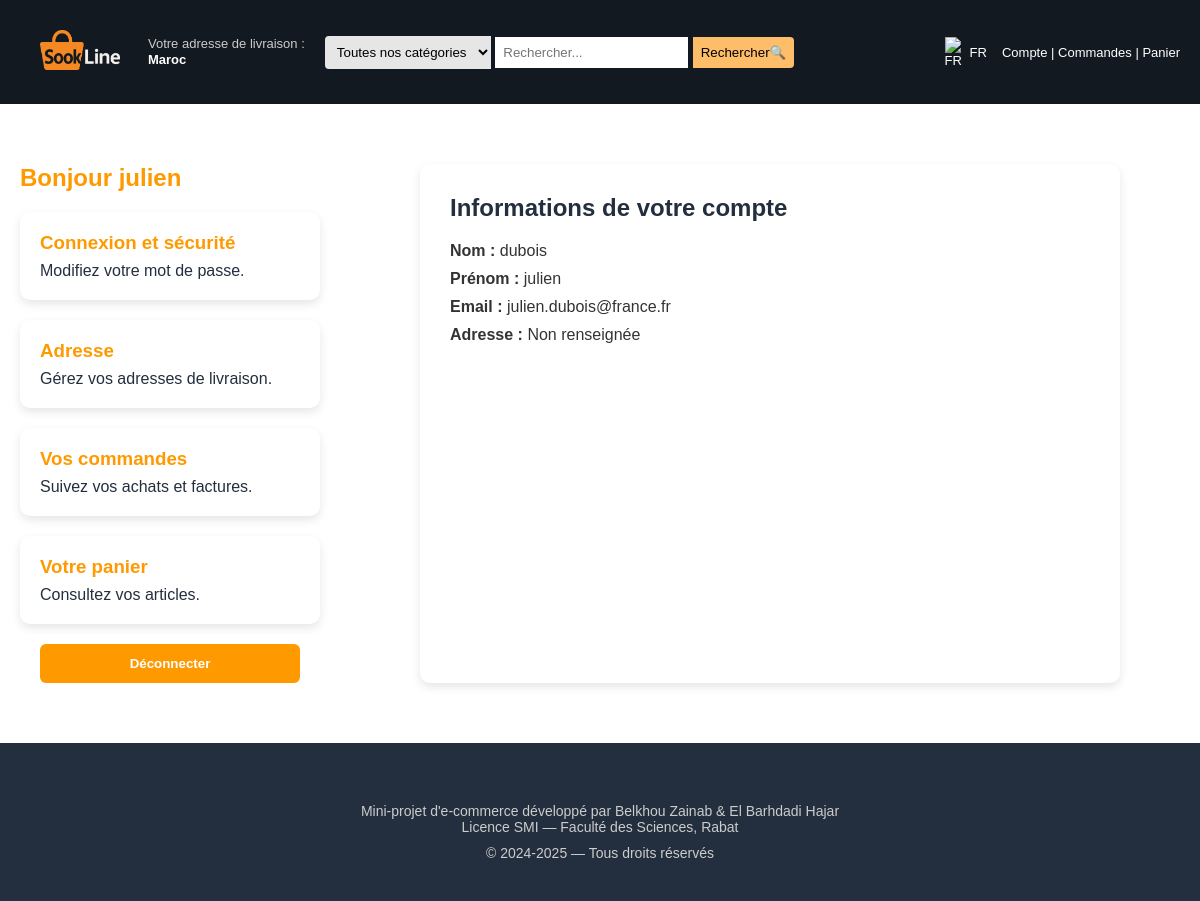
Screenshot of /profil_client.php (signed in) with the database file from the repository.
### tables this page shows
CREATE TABLE IF NOT EXISTS `clients` (
  `id` int NOT NULL AUTO_INCREMENT,
  `nom` varchar(100) NOT NULL,
  `prenom` varchar(100) NOT NULL,
  `email` varchar(255) NOT NULL,
  `adresse` text,
  `password` varchar(255) NOT NULL,
  PRIMARY KEY (`id`),
  UNIQUE KEY `email` (`email`)
);

### profil_client.php (the view, shortened to what this page needs)
<!DOCTYPE html>
<html lang="fr">
<head>
  <link rel="stylesheet" href="style.css">
</head>
<body>
<?php
include 'bar.php';
require_once 'db.php';
$id_client = $_SESSION['client_id'] ?? null;
$client = [];
if ($id_client) {
    $stmt = $conn->prepare("SELECT nom, prenom, email, password, adresse FROM clients WHERE id = ?");
    $stmt->bind_param("i", $id_client);
    $stmt->execute();
    $result = $stmt->get_result();
    $client = $result->fetch_assoc();
}
?>
<div class="main-container">
  <?php include 'menu_gauche.php'; ?>
  <div class="content">
    <h2>Informations de votre compte</h2>
    <?php if ($client): ?>
      <p><b>Nom :</b> <?= htmlspecialchars($client['nom']) ?></p>
      <p><b>Prénom :</b> <?= htmlspecialchars($client['prenom']) ?></p>
      <p><b>Email :</b> <?= htmlspecialchars($client['email']) ?></p>
      <p><b>Adresse :</b> <?= htmlspecialchars($client['adresse'] ?? 'Non renseignée') ?></p>
    <?php else: ?>
      <p>Impossible de charger les informations du client.</p>
    <?php endif; ?>
  </div>
</div>
<?php include 'footer.php'; ?>
</body>
</html>

### style.css (style rules this page uses)
* { margin: 0; padding: 0; box-sizing: border-box; }
body { font-family: Arial, sans-serif; transition: background-color 0.3s ease; }
.main-container { display: flex; max-width: 1200px; margin: 40px auto; gap: 40px; padding: 20px; }
.content { flex: 1; background: white; padding: 30px; border-radius: 10px; box-shadow: 0 4px 10px rgba(0, 0, 0, 0.1); max-width: 700px; margin: 0 auto; }
.content h2 { color: #232F3E; margin-bottom: 20px; }
.content p { font-size: 16px; color: #333; margin-bottom: 10px; }

### rows the page displays
clients: nom "dubois", prenom "julien", email "julien.dubois@france.fr", adresse "Non renseignée"

### other values shown
$_SESSION['prenom'] "julien"
